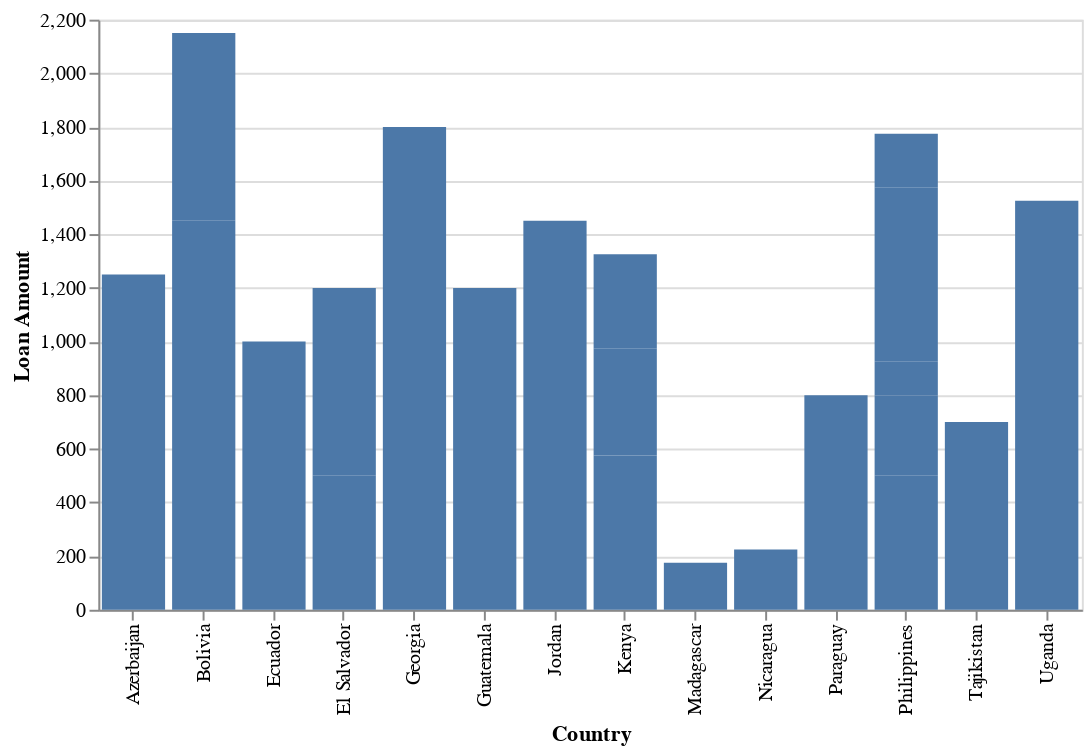

Notebook code for this chart:
### Markdown cell above
**And then, we try to convert it into python**

### Code cell
import altair as alt
import pandas as pd
dataset=pd.DataFrame({'Country' : ['Azerbaijan', 'El Salvador', 'Bolivia', 'Paraguay', 'El Salvador', 'Philippines', 'Philippines', 'Nicaragua', 'Guatemala', 'Philippines', 'Paraguay', 'Philippines', 'Bolivia', 'Philippines', 'Philippines', 'Madagascar', 'Georgia', 'Uganda', 'Kenya', 'Tajikistan', 'Jordan', 'Kenya', 'Philippines', 'Ecuador', 'Kenya'],'Loan Amount' : [1250.0, 500.0, 1450.0, 200.0, 700.0, 100.0, 250.0, 225.0, 1200.0, 150.0, 600.0, 300.0, 700.0, 125.0, 650.0, 175.0, 1800.0, 1525.0, 575.0, 700.0, 1450.0, 400.0, 200.0, 1000.0, 350.0]})


def chart(dataset, column_name, target_var):
    w = 500
    single = alt.selection_point()
    a = alt.Chart(dataset).mark_bar().encode(
    alt.X(column_name + ':N', bin=False),
    alt.Y('Loan Amount'),
    color = alt.condition(single, alt.value('#4c78a8'), alt.value('lightgray')),
    tooltip=['Loan Amount', alt.Tooltip(column_name, bin=False)]
    ).add_params(single).properties(width=w)
    return(a)
chart(dataset, 'Country', "Loan Amount")

### Figure 1 — Vega-Lite specification as saved in the notebook (floating-point values rounded to 4 significant figures)
{"config": {"view": {"continuousWidth": 300, "continuousHeight": 300}}, "data": {"name": "data-ba4aa434636d24fe88eb262c5bf0fec7"}, "mark": {"type": "bar"}, "encoding": {"color": {"condition": {"param": "param_43", "value": "#4c78a8"}, "value": "lightgray"}, "tooltip": [{"field": "Loan Amount", "type": "quantitative"}, {"bin": false, "field": "Country", "type": "nominal"}], "x": {"bin": false, "field": "Country", "type": "nominal"}, "y": {"field": "Loan Amount", "type": "quantitative"}}, "params": [{"name": "param_43", "select": {"type": "point"}}], "width": 500, "$schema": "https://vega.github.io/schema/vega-lite/v5.14.1.json", "datasets": {"data-ba4aa434636d24fe88eb262c5bf0fec7": [{"Country": "Azerbaijan", "Loan Amount": 1250.0}, {"Country": "El Salvador", "Loan Amount": 500.0}, {"Country": "Bolivia", "Loan Amount": 1450.0}, {"Country": "Paraguay", "Loan Amount": 200.0}, {"Country": "El Salvador", "Loan Amount": 700.0}, {"Country": "Philippines", "Loan Amount": 100.0}, {"Country": "Philippines", "Loan Amount": 250.0}, {"Country": "Nicaragua", "Loan Amount": 225.0}, {"Country": "Guatemala", "Loan Amount": 1200.0}, {"Country": "Philippines", "Loan Amount": 150.0}, {"Country": "Paraguay", "Loan Amount": 600.0}, {"Country": "Philippines", "Loan Amount": 300.0}, {"Country": "Bolivia", "Loan Amount": 700.0}, {"Country": "Philippines", "Loan Amount": 125.0}, {"Country": "Philippines", "Loan Amount": 650.0}, {"Country": "Madagascar", "Loan Amount": 175.0}, {"Country": "Georgia", "Loan Amount": 1800.0}, {"Country": "Uganda", "Loan Amount": 1525.0}, {"Country": "Kenya", "Loan Amount": 575.0}, {"Country": "Tajikistan", "Loan Amount": 700.0}, {"Country": "Jordan", "Loan Amount": 1450.0}, {"Country": "Kenya", "Loan Amount": 400.0}, {"Country": "Philippines", "Loan Amount": 200.0}, {"Country": "Ecuador", "Loan Amount": 1000.0}, {"Country": "Kenya", "Loan Amount": 350.0}]}}
